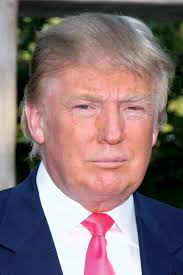
#> input picture 12.jpg, 183 x 275 px
$ python -i traditional_face_recognition.py   (imports and definitions only)
#> lines starting #> are read from the running program, lines starting #| are printed output that depends on the picture
import cv2
import numpy as np

# Initialize the face detector (Haar cascade classifier)
face_cascade = cv2.CascadeClassifier(cv2.data.haarcascades + 'haarcascade_frontalface_default.xml')

# Load and prepare the face recognizer (Eigenfaces)
recognizer = cv2.face.EigenFaceRecognizer_create()

# Prepare training data (images and labels)
def prepare_training_data():
    faces = []
    labels = []

    # Load images from the dataset
    for person_id in range(1, 3):  # Assuming you have 2 people
        for image_id in range(1, 4):  # 3 images per person
            image_path = f"dataset/person{person_id}_{image_id}.jpg"
            img = cv2.imread(image_path)
            gray = cv2.cvtColor(img, cv2.COLOR_BGR2GRAY)

            # Detect faces in the image
            faces_detected = face_cascade.detectMultiScale(gray, 1.3, 5)

            for (x, y, w, h) in faces_detected:
                face = gray[y:y + h, x:x + w]

                # Resize face to a fixed size (e.g., 200x200)
                face_resized = cv2.resize(face, (200, 200))  # Resize face to 200x200

                faces.append(face_resized)
                labels.append(person_id)

    return faces, labels

# Prepare the training data
# [1 line that did not run here, left out]

# Train the recognizer using Eigenfaces
# [4 lines not run here, left out]


# Now let's test the recognizer with a new image
def recognize_face(image_path):
#> called with image_path = '12.jpg'
    img = cv2.imread(image_path)
#> img is the input picture: shape (275, 183, 3); mean B, G, R 116.1, 113.6, 133.8
    gray = cv2.cvtColor(img, cv2.COLOR_BGR2GRAY)
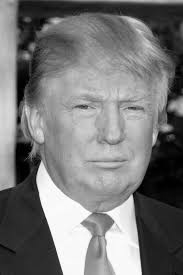
#> gray: shape (275, 183); min 0, max 255, mean 119.9

    # Detect faces in the new image

    faces_detected = face_cascade.detectMultiScale(gray, scaleFactor=1.1, minNeighbors=5, minSize=(30, 30),
                                                   flags=cv2.CASCADE_SCALE_IMAGE)
#> faces_detected = [[51, 62, 116, 116]]
    for (x, y, w, h) in faces_detected:
        face = gray[y:y + h, x:x + w]

        # Resize the detected face to the same size as the training images (200x200)
        face_resized = cv2.resize(face, (200, 200))
        # Predict the identity of the detected face using the trained recognizer
        label, confidence = recognizer.predict(face_resized)

        # Draw the bounding box and label the face
        cv2.rectangle(img, (x, y), (x + w, y + h), (0, 255, 0), 2)
        cv2.putText(img, f"Person {label}", (x, y - 10), cv2.FONT_HERSHEY_SIMPLEX, 0.9, (0, 255, 0), 2)
        print(f"Predicted label: {label}, Confidence: {confidence}")
#> this loop made 1 pass
#> pass 1, in recognize_face, `face = gray[y:y + h, x:x + w]`:
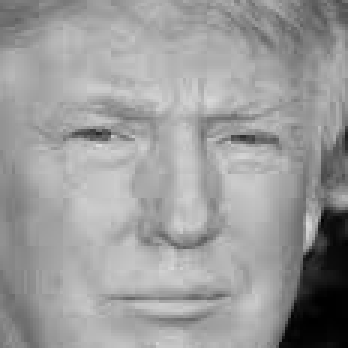
#> face: shape (116, 116) (shown 3 times larger); min 0, max 219, mean 155.2
    # Display the result
    cv2.imshow("Face Recognition", img)
    cv2.waitKey(0)
    cv2.destroyAllWindows()


# [3 lines not run here, left out]

#> (the run stopped early here; a loop or call above may not have finished)

$ run again, on www.jpg
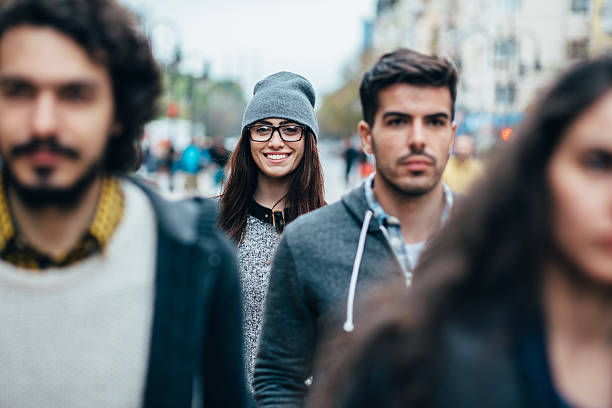
#> input picture www.jpg, 612 x 408 px
#> in recognize_face, img is the input picture: shape (408, 612, 3); mean B, G, R 115.9, 115.2, 113.2
#> in recognize_face, `gray = cv2.cvtColor(img, cv2.COLOR_BGR2GRAY)`:
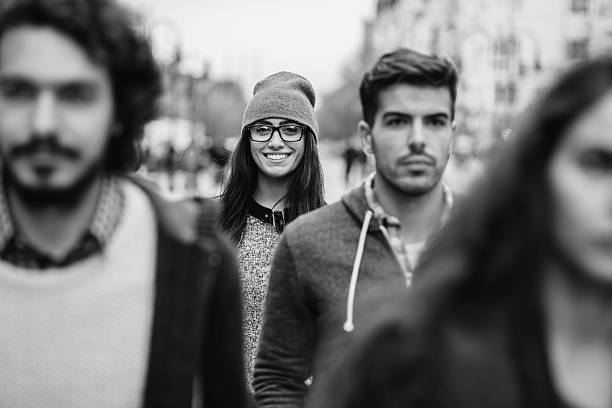
#> gray: shape (408, 612); min 0, max 255, mean 114.7
#> faces_detected = [[238, 99, 76, 76], [362, 80, 109, 109]]
#> the loop in recognize_face, `for (x, y, w, h) in faces_detected:` made 1 pass
#> pass 1, in recognize_face, `face_resized = cv2.resize(face, (200, 200))`:
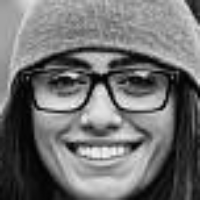
#> face_resized: shape (200, 200); min 0, max 251, mean 112.4
